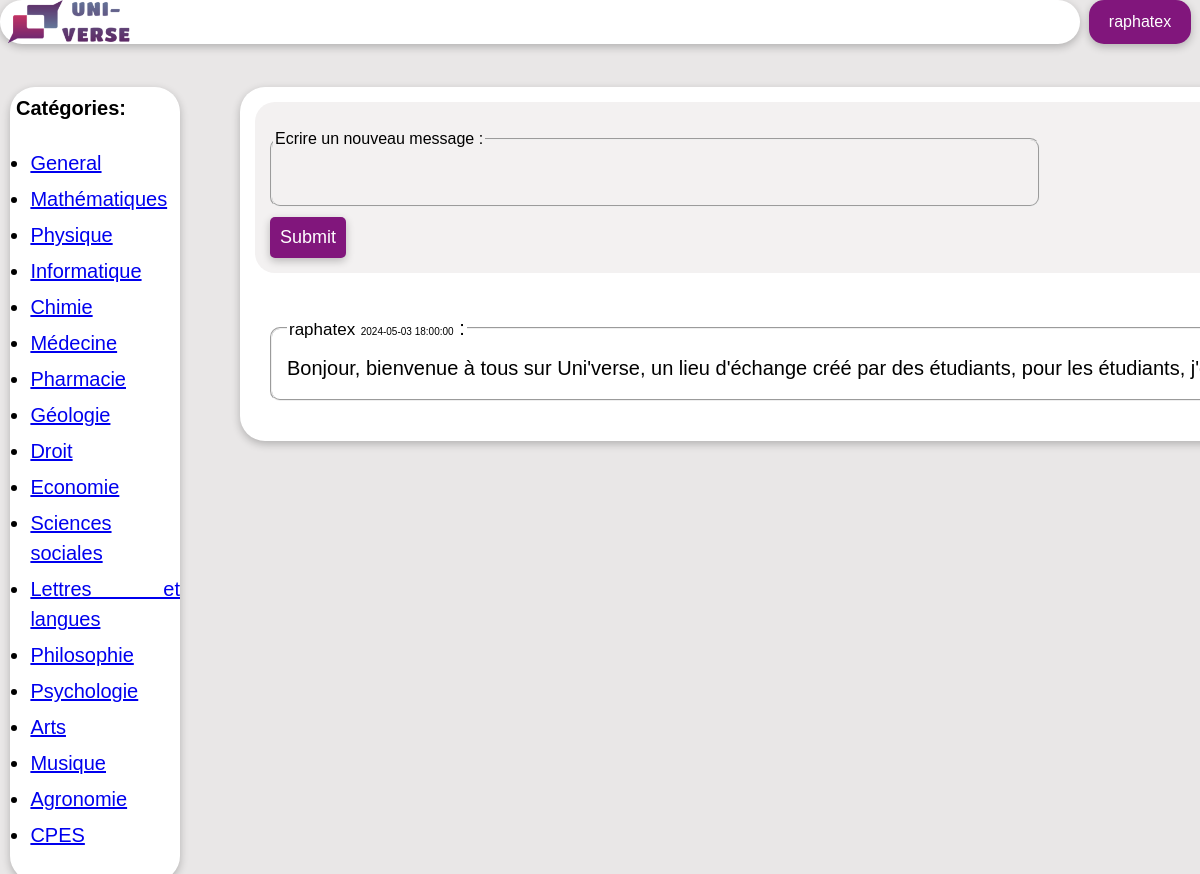
/index.php (signed in), run on the app's committed database.
### tables this page shows
CREATE TABLE `messages` (
  `id` int(11) NOT NULL,  
  `user` varchar(255) NOT NULL,
  `message` text NOT NULL,
  `category` varchar(255) NOT NULL,
  `date` datetime NOT NULL,
  `user_id` int(11) NOT NULL
);

### index.php (the view, shortened to what this page needs)
<?php
include 'bdd.php';
if(isset($_GET['categorie'])){
  $page = $_GET['categorie'];
}
else{
  $page = 'general';
}
$get_messages = $bdd->query("SELECT `user`,`message`,`date` FROM `messages` WHERE `category`='$page' ORDER BY `id` DESC");
?>
<!DOCTYPE html>
<link href="main.css" rel="stylesheet" media="all" />
<html lang="fr">
  <head>
  </head>
  <body>
    <div class="container">
      <div class="parent">
        <div class="haut">
          <div class="logo">
            <img class="image_logo" src="Logo_Uni-verse.png" alt="Uni'Verse" />
          </div>
        </div>
        <div class="messages">
          <?php
          if (isset($_SESSION['connecte'])){
          ?>
          <form method="POST" id="ecrire">
            <fieldset id="messageField">
              <legend>Ecrire un nouveau message :</legend>
              <textarea oninput="auto_grow(this)" name="message" id="ecrire_message" wrap="hard" title="ecrivez votre message" autocomplete="off" maxlength="999" required></textarea>
            </fieldset>
            <input type="submit" id="envoyer" name="ok">
          </form>
          <?php
          }
          ?>
          <div id="message">
            <?php
            if (isset($_SESSION['connecte']) or $page == 'general'){
              while ($messages = $get_messages->fetch()) {
                ?>
                <fieldset class="users_messages">
                <legend><span class="username">
                <?php
                echo "$messages[0]</span>";
                ?>
                <span class="date">
                <?php
                echo "$messages[2]</span> :</legend>";
                echo "<pre>$messages[1]</pre>";
                ?>
                </fieldset>
                <?php
              }
            }
            else{
              echo "Vous devez être connecté pour visionner ces messages.";
            }
            ?>
          </div>
        </div>
        <div class="gauche">
          <h2 class="titre_catégories">Catégories:</h2>
          <ul class="liste_catégories" style="font-size: 25px">
            <li class="element_liste_catégories">
              <a href="index.php">General</a>
            </li>
            <li class="element_liste_catégories">
              <a href="index.php?categorie=maths">Mathématiques</a>
            </li>
            <li class="element_liste_catégories">
              <a href="index.php?categorie=physique">Physique</a>
            </li>
            <li class="element_liste_catégories">
              <a href="index.php?categorie=informatique">Informatique</a>
            </li>
            <li class="element_liste_catégories">
              <a href="index.php?categorie=chimie">Chimie</a>
            </li>
            <li class="element_liste_catégories">
              <a href="index.php?categorie=medecine">Médecine</a>
            </li>
            <li class="element_liste_catégories">
              <a href="index.php?categorie=pharmacie">Pharmacie</a>
            </li>
            <li class="element_liste_catégories">
              <a href="index.php?categorie=geologie">Géologie</a>
            </li>
            <li class="element_liste_catégories">
              <a href="index.php?categorie=droit">Droit</a>
            </li>
            <li class="element_liste_catégories">
              <a href="index.php?categorie=economie">Economie</a>
            </li>
            <li class="element_liste_catégories">
              <a href="index.php?categorie=ss">Sciences sociales</a>
            </li>
            <li class="element_liste_catégories">
              <a href="index.php?categorie=ll">Lettres et langues</a>
            </li>
            <li class="element_liste_catégories">
              <a href="index.php?categorie=philosophie">Philosophie</a>
            </li>
            <li class="element_liste_catégories">
              <a href="index.php?categorie=psychologie">Psychologie</a>
            </li>
            <li class="element_liste_catégories">
              <a href="index.php?categorie=arts">Arts</a>
            </li>
            <li class="element_liste_catégories">
              <a href="index.php?categorie=musique">Musique</a>
            </li>
            <li class="element_liste_catégories">
              <a href="index.php?categorie=agronomie">Agronomie</a>
            </li>
            <li class="element_liste_catégories">
              <a href="index.php?categorie=cpes">CPES</a>
            </li>
          </ul>
        </div>
        <?php
          if (isset($_SESSION['connecte'])){
            ?>
            <a href="profile.php" class="connection"><?php echo $_SESSION['username'];?></a>
            <?php
          }
          else{
            ?>
            <a href="login.php" class="connection">Se connecter</a>
            <?php
          }
        ?>
        <div class="espace-haut"></div>
      </div>
    </div>
  </body>
</html>

### main.css (style rules this page uses)
body { margin: 0; padding: 0; overflow: hidden; background-color: rgb(233, 231, 231); font-family: Arial, Helvetica, sans-serif; line-height: 1.5; }
.container { height: 100vh; overflow: auto; }
.parent { display: grid; grid-template-columns: 15% 5% 70% 10%; grid-template-rows: auto 1fr auto; }
.titre_catégories { margin:0.5vw; font-size: 20px ; overflow:hidden }
.liste_catégories { padding-left: 1.7vw; overflow:auto ; }
.element_liste_catégories { padding-bottom:0.5vw ; font-size: 20px; text-align: justify; }
#ecrire { background-color: rgb(243, 241, 241); border-radius: 20px; padding: 15px; }
#message { background-color: white; border-radius: 20px; padding: 15px; margin-top: 15px; text-align: justify; overflow: auto; }
#messageField { margin: 10px 0px; padding: 1px; border-radius: 10px; color: black; width: fit-content; }
#ecrire_message { font-size: 15px; font-family: Arial, Helvetica, sans-serif; border: none; padding: 10px; width: 62vw; outline: none; height: 25px; background-color: rgb(243, 241, 241); resize: none; }
#envoyer { background: rgb(129, 22, 124); color: white; font-size: large; border: none; padding: 10px; border-radius: 5px; box-shadow: rgba(0, 0, 0, 0.24) 0px 3px 8px; cursor: pointer; }
.users_messages { font-size: 20px; margin: 10px 0px; border-radius: 10px; color: rgb(0, 0, 0); width: fit-content; height: fit-content; }
.date { font-size: 10px; }
.username { font-size: 17px; }
pre { margin: 3px 0px; font-family: Arial, Helvetica, sans-serif; }
.haut, .gauche, .messages { border-radius: 25px; background-color: white; box-shadow: rgba(0, 0, 0, 0.24) 0px 3px 8px; }
.haut { height: 5vh; grid-row: 1; grid-column: 1 / 4; display: grid; grid-template-columns: 50% 50%; grid-template-rows:5vh; }
.connection { display: flex; flex-direction: row; align-items: center; margin: auto; padding: 0px 20px; background: rgb(129, 22, 124); color: white; border-radius: 15px; box-shadow: rgba(0, 0, 0, 0.24) 0px 3px 8px; height: 5vh; width: fit-content; grid-row: 1; grid-column: 4; cursor: pointer; text-decoration: none; }
.image_logo { height: 100%; width: auto; }
.gauche { margin-left: 10px; grid-row: 3; grid-column: 1; height: fit-content; }
.messages { min-width: 60vw; width: fit-content; height: fit-content; grid-row: 3; grid-column: 3; padding: 15px; }
.espace-haut { display: block; height: 5vh; grid-row: 2; grid-column: 1/5; }

### data on the page
messages: user "raphatex", date "2024-05-03 18:00:00", message "Bonjour, bienvenue à tous sur Uni'verse, un lieu d'échange créé par des étudiants, pour les étudiants,…"

### other printed values
$_SESSION['username'] "raphatex"
